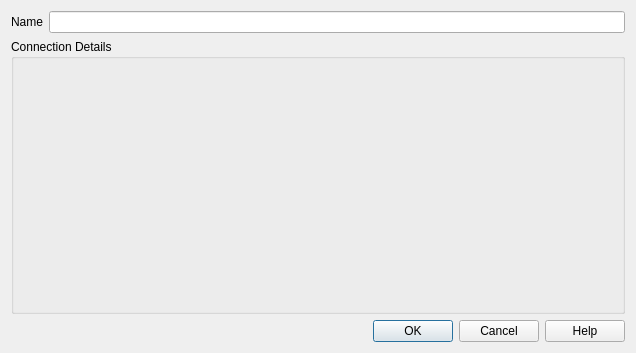
<?xml version="1.0" encoding="UTF-8"?>
<ui version="4.0">
 <class>QgsSensorThingsConnectionDialog</class>
 <widget class="QDialog" name="QgsSensorThingsConnectionDialog">
  <property name="geometry">
   <rect>
    <x>0</x>
    <y>0</y>
    <width>636</width>
    <height>353</height>
   </rect>
  </property>
  <property name="windowTitle">
   <string>SensorThings Connection</string>
  </property>
  <layout class="QGridLayout" name="gridLayout_2">
   <item row="0" column="0">
    <widget class="QLabel" name="label">
     <property name="text">
      <string>Name</string>
     </property>
    </widget>
   </item>
   <item row="0" column="1">
    <widget class="QLineEdit" name="mEditName">
     <property name="toolTip">
      <string>Name of the new connection</string>
     </property>
    </widget>
   </item>
   <item row="2" column="0" colspan="2">
    <widget class="QGroupBox" name="mConnectionGroupBox">
     <property name="title">
      <string>Connection Details</string>
     </property>
    </widget>
   </item>
   <item row="3" column="0" colspan="2">
    <widget class="QDialogButtonBox" name="buttonBox">
     <property name="orientation">
      <enum>Qt::Horizontal</enum>
     </property>
     <property name="standardButtons">
      <set>QDialogButtonBox::Cancel|QDialogButtonBox::Help|QDialogButtonBox::Ok</set>
     </property>
    </widget>
   </item>
  </layout>
 </widget>
 <resources/>
 <connections>
  <connection>
   <sender>buttonBox</sender>
   <signal>accepted()</signal>
   <receiver>QgsSensorThingsConnectionDialog</receiver>
   <slot>accept()</slot>
   <hints>
    <hint type="sourcelabel">
     <x>224</x>
     <y>381</y>
    </hint>
    <hint type="destinationlabel">
     <x>157</x>
     <y>274</y>
    </hint>
   </hints>
  </connection>
  <connection>
   <sender>buttonBox</sender>
   <signal>rejected()</signal>
   <receiver>QgsSensorThingsConnectionDialog</receiver>
   <slot>reject()</slot>
   <hints>
    <hint type="sourcelabel">
     <x>292</x>
     <y>387</y>
    </hint>
    <hint type="destinationlabel">
     <x>286</x>
     <y>274</y>
    </hint>
   </hints>
  </connection>
 </connections>
</ui>
